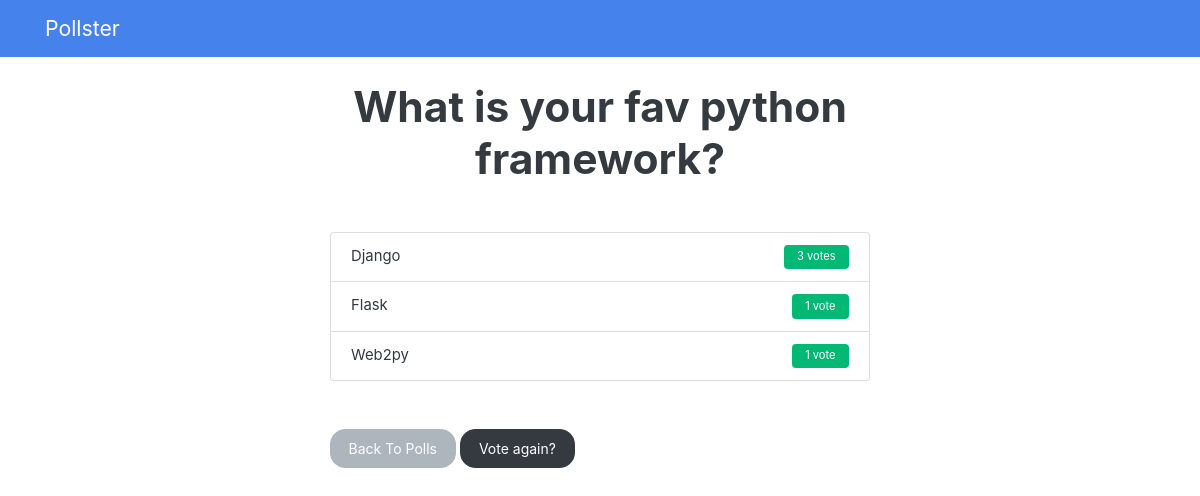
/polls/1/results, run on the app's committed database.
### polls/models.py (models this page shows, shortened)
class Question(models.Model):
    question_text = models.CharField(max_length=200)
    pub_date = models.DateTimeField('date published')

class Choice(models.Model):
    question = models.ForeignKey(Question, on_delete=models.CASCADE)
    choice_text = models.CharField(max_length=200)
    votes = models.IntegerField(default=0)

### polls/views.py (the view)
# urls.py: path('<int:question_id>/results', views.results, name='results'),
def results(request, question_id):
    question = get_object_or_404(Question, pk=question_id)
    return render(request, 'polls/results.html', {'question': question})

### templates/polls/results.html (shortened to what this page needs)
{% extends 'base.html' %}
{% block content %}
<h1 class="mb-5 text-center">{{ question.question_text }}</h1>
<ul class="list-group mb-5">
  {% for choice in question.choice_set.all %}
  <li class="list-group-item">
    {{ choice.choice_text }} <span class="badge badge-success float-right">{{ choice.votes }}
      vote{{ choice.votes | pluralize }}</span>
  </li>
  {% endfor %}
</ul>
<a class="btn btn-secondary" href="{% url 'polls:index' %}">Back To Polls</a>
<a class="btn btn-dark" href="{% url 'polls:detail' question.id %}">Vote again?</a>
{% endblock %}

### data on the page
Question: question_text "What is your fav python framework?"
Choice: choice_text "Django", votes "3", votes|pluralize "s"
Choice: choice_text "Flask", votes "1"
Choice: choice_text "Web2py", votes "1"
